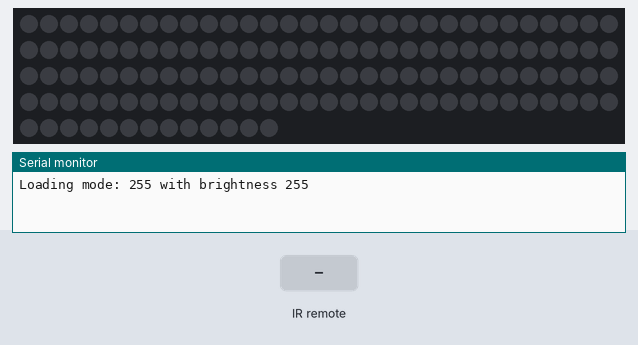
A sketch run on a simulated Arduino Uno, built with avr-gcc and run on an emulated ATmega328P. Parts: 133 RGB LEDs in strip order, left to right, continuing on the next row, the last lines printed to the serial monitor. The test bench sets the inputs (shaded band). Dim RGB values are drawn brighter than linear; EEPROM starts erased.

Above: at 2.2 s.
2.3 s: infrared code 0xFFC23D received
At 3.1 s:
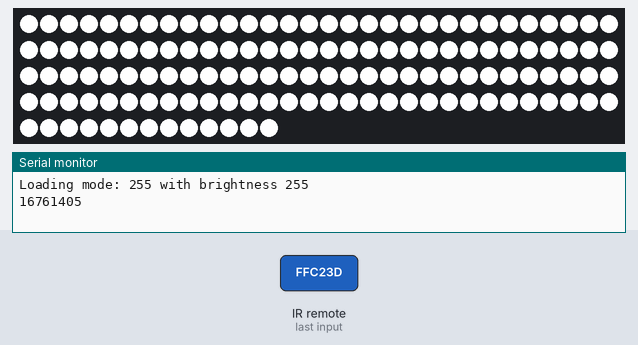
3.8 s: infrared code 0xFF629D received
At 4.6 s:
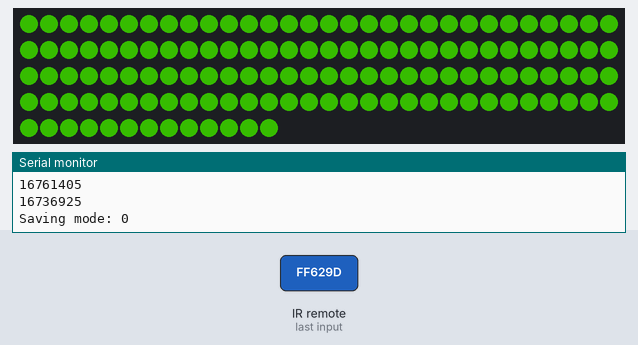
5.4 s: infrared code 0xFFE21D received
At 6.2 s:
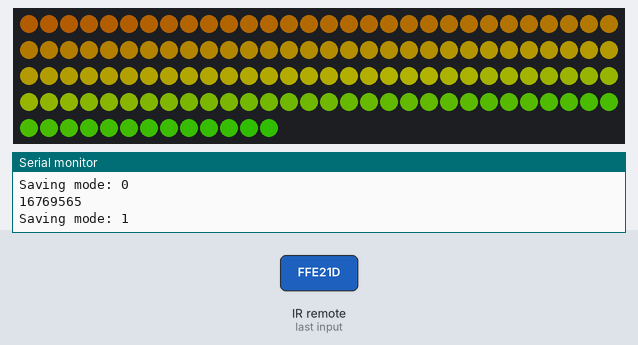
6.9 s: infrared code 0xFFA25D received
At 8.1 s:
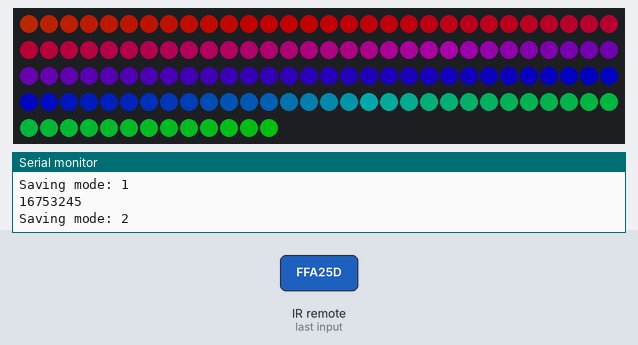
8.4 s: infrared code 0xFF30CF received
At 9.7 s:
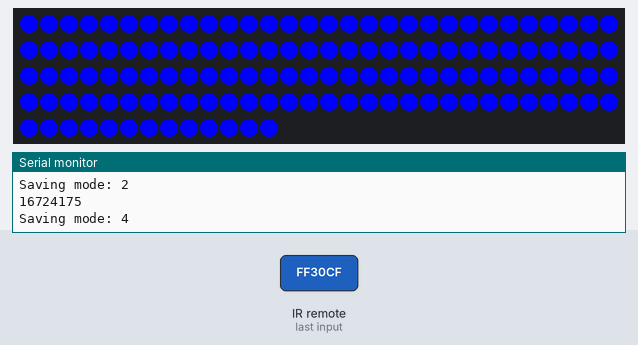
10.0 s: infrared code 0xFF629D received
At 11.2 s:
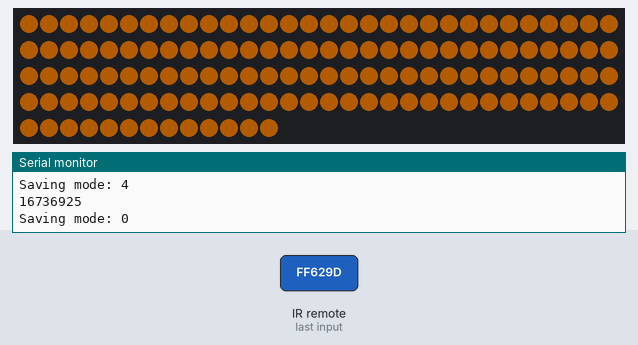
Timing chart, 0 to 12.6 s (numbered marks = the images above; inputs shaded):
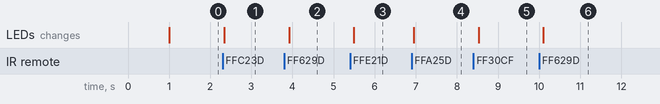

Measured:
- after the input at 2.3 s, the LEDs: change at once (image 1)
- after the input at 3.8 s, the LEDs: change after 0.12 s (image 2)
- after the input at 5.4 s, the LEDs: change after 0.10 s (image 3)
- after the input at 6.9 s, the LEDs: change after 0.05 s (image 4)
- after the input at 8.4 s, the LEDs: change after 0.13 s (image 5)
- after the input at 10.0 s, the LEDs: change after 0.10 s (image 6)

The sketch:

arduino_ir_lamp.ino
```cpp
//import the necessary libraries
#include "FastLED.h"
#include "IRremote.h"
#include <EEPROM.h>

// The starting brightness of the lamp
int BRIGHTNESS = 50;

// The main variable to store the last set mode of the lamp (which color mode)
long int LAST_MODE = 255;

/**
   The main setup function.
*/
void setup()
{
  //begin serial communication
  Serial.begin(9600);

  //start the receiver
  initIR();

  // load settings from memory
  loadSettings();

  //set up LED strip information
  initLedstrip();
}

/**
   The loop function.
*/
void loop() {
  readIR();

  delay(120);
}


/**
   Loads the settings from EEPROM. We need to make sure we don't
   save to many times to this memory as it is limited to 100.000
   writes (at the minimum, if we're lucky we get more).

   Currently the following settings are saved:
     - The brightness setting
     - The last selected mode (color)
*/
void loadSettings() {
  LAST_MODE = EEPROM.read(0);
  int brightnessFromMemory = EEPROM.read(1);

  Serial.print("Loading mode: ");
  Serial.print(LAST_MODE);

  if (brightnessFromMemory) {
    BRIGHTNESS = brightnessFromMemory;
  }

  Serial.print(" with brightness ");
  Serial.println(BRIGHTNESS);
}
```

infrared.ino
```cpp
/**
   This file contains all functions in relation to the Infrared Receiver.
*/

// The code that is sent when a repetition signal is sent (e.g. holding down the + button)
#define rep 4294967295
// The pin to connect the IR receiver to
#define RECV_PIN  11

IRrecv irrecv(RECV_PIN);
decode_results results;

unsigned long lastCommand = millis();
long int lastvalue;

/**
   Initialize the IR receiver library.
*/
void initIR() {
  irrecv.enableIRIn();
}

/**
   Read and decode the Infrared signals received. But only accept a signal
   if it has been more if it has been longer than half a second (to prevent
   accidental long presses of buttons to change the state).
*/
void readIR() {
  if (irrecv.decode(&results)) {
    if (( millis() - lastCommand) > 500) {
      lastCommand = millis();

      long int result = results.value;

      if (results.value == rep) {
        result = lastvalue;
      }

      lastvalue = result;

      Serial.println(result);

      // Update the led strip based on the signal
      setLampState(result);

      irrecv.resume(); // Receive the next value
    }
  }
}
```

led.ino
```cpp
// define the LED variables
#define LEDPIN     8

#define LED_TYPE     WS2811
#define NUM_LEDS    133

// All leds in the strip as a FastLED object.
CRGB leds[NUM_LEDS];
CRGB endclr;
CRGB midclr;

// The main state of the lamp (true = on, false = off)
boolean onoff;

/**
   Initialize the LED strip as a typical LED strip with type WS2811.

   Always start the lamp with color "Black" to turn it off.
*/
void initLedstrip() {
  //sanity delay
  delay(1000);
  FastLED.addLeds<LED_TYPE, LEDPIN>(leds, NUM_LEDS).setCorrection(TypicalLEDStrip);
  FastLED.setBrightness(BRIGHTNESS);

  if (LAST_MODE > 0 && LAST_MODE < 13) {
    onoff = true;
    setLampState(LAST_MODE);
  } else {
    fill_solid(leds, NUM_LEDS, CRGB::Black);
    onoff = false;

  }

  FastLED.show();

}

/**
   Sets the lamp state based on the received IR code.

   @param {long int} result - The received IR code
*/
void setLampState(long int result) {
  FastLED.delay(1000 / 120);

  if (result == 16761405) {
    onoff = !onoff;
    if (onoff) {
      if (LAST_MODE > 0 && LAST_MODE < 13) {
        result = LAST_MODE;
        Serial.print("Overwriting mode: ");
        Serial.println(result);
      } else {
        fill_solid(leds, NUM_LEDS, CRGB::White);
        FastLED.show();
      }
    } else {
      fill_solid(leds, NUM_LEDS, CRGB::Black);
      EEPROM.write(0, 255);
      FastLED.show();
    }
  }

  if (onoff) {
    int shortResult;
    //vol+ = brightness up
    if (result == 16754775) {
      if (BRIGHTNESS < 250) {
        BRIGHTNESS += 10;
      }
      FastLED.setBrightness(BRIGHTNESS);
      EEPROM.write(1, BRIGHTNESS);
      FastLED.show();
    }

    //vol- = brightness down
    if (result == 16769055) {
      if (BRIGHTNESS > 10) {
        BRIGHTNESS -= 10;
      }
      FastLED.setBrightness(BRIGHTNESS);
      EEPROM.write(1, BRIGHTNESS);
      FastLED.show();
    }


    //play/pause = cycles through colours
    if (result == 16736925 || result == 0) {
      uint8_t i = beatsin8(130, 0, 150);
      fill_solid(leds, NUM_LEDS, CHSV(i, 255, 150));
      FastLED.show();

      shortResult = 0;
    }

    if (result == 16769565 || result == 1) {
      uint8_t i = beatsin8(130, 0, 150);
      uint8_t j = beatsin8(180, 0, 150);
      fill_gradient (leds, NUM_LEDS,  CHSV(i, 255, 150), CHSV(j, 255, 150), SHORTEST_HUES);
      FastLED.show();

      shortResult = 1;
    }


    if (result == 16753245 || result == 2) {
      fill_gradient (leds, NUM_LEDS,  CHSV(beatsin8(180, 0, 150), 255, 150), CHSV( beatsin8(130, 0, 150), 255, 150), LONGEST_HUES);
      FastLED.show();

      shortResult = 2;
    }

    if (result == 16738455 || result == 3) {
      fill_solid(leds, NUM_LEDS, CRGB::White);
      FastLED.show();

      shortResult = 3;
    }

    if (result == 16724175 || result == 4) {
      fill_solid(leds, NUM_LEDS, CRGB::Blue);
      FastLED.show();

      shortResult = 4;
    }

    if (result == 16718055 || result == 5) {
      fill_solid(leds, NUM_LEDS, CRGB::Green);
      FastLED.setBrightness(BRIGHTNESS);
      FastLED.show();

      shortResult = 5;
    }

    if (result == 16743045 || result == 6) {
      fill_solid(leds, NUM_LEDS, CRGB::Red);
      FastLED.show();

      shortResult = 6;
    }

    if (result == 16716015 || result == 7) {
      fill_solid(leds, NUM_LEDS, CRGB::Pink);
      FastLED.setBrightness(BRIGHTNESS);
      FastLED.show();

      shortResult = 7;
    }

    if (result == 16726215 || result == 8) {
      fill_solid(leds, NUM_LEDS, CRGB::Purple);
      FastLED.show();

      shortResult = 8;
    }

    if (result == 16734885 || result == 9) {
      fill_solid(leds, NUM_LEDS, CRGB::LightBlue);
      FastLED.show();
      shortResult = 9;
    }

    if (result == 16728765 || result == 10) {
      fill_solid(leds, NUM_LEDS, CRGB::FairyLight);
      FastLED.show();
      shortResult = 10;
    }


    if (result == 16730805 || result == 11) {
      fill_solid(leds, NUM_LEDS, CRGB::ForestGreen);
      FastLED.show();
      shortResult = 11;
    }

    if (result == 16732845 || result == 12) {
      fill_solid(leds, NUM_LEDS, CRGB::FairyLightNCC );
      FastLED.show();
      shortResult = 12;
    }

    if ((result != 16769055) && (result != 16754775) && (result != 16761405) && (result > 12) && (shortResult != LAST_MODE)) {
      Serial.print("Saving mode: ");
      Serial.println(shortResult);

      LAST_MODE = shortResult;
      EEPROM.write(0, shortResult);
    }
  }
}
```
